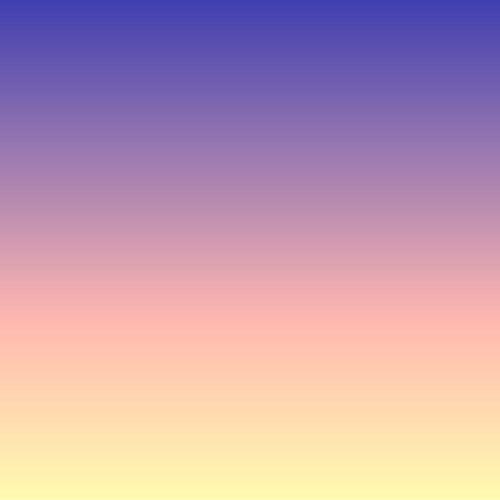
Frame 1 (no input)
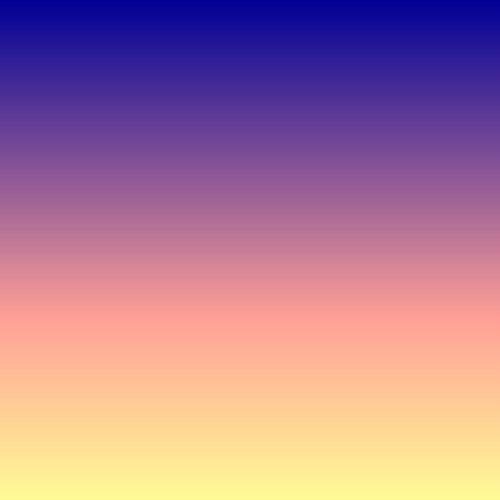
Frame 60 (no input)
Frame 120 (the mouse pressed at the canvas centre since frame 60): identical to frame 60, image omitted

The p5.js sketch that drew these frames (run headless with seeded random() and noise() and a simulated clock; from frame 60 on, the mouse is pressed at the canvas centre):

// p5.js sketch
// ── sketch.js
function setup() {
  createCanvas(500, 500);
}
//simple for loop that changes every line going from the top of the   canvas down
function draw() {
  for (i = 0; i < 500; i++) {
    stroke(i * 0.8, i * 0.5, 150);
    line(0, i, 500, i);
  }
}
